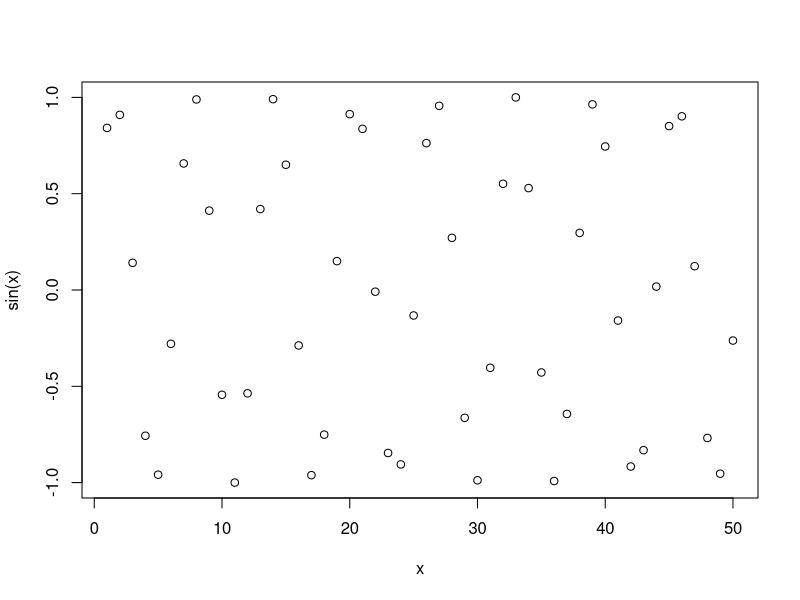
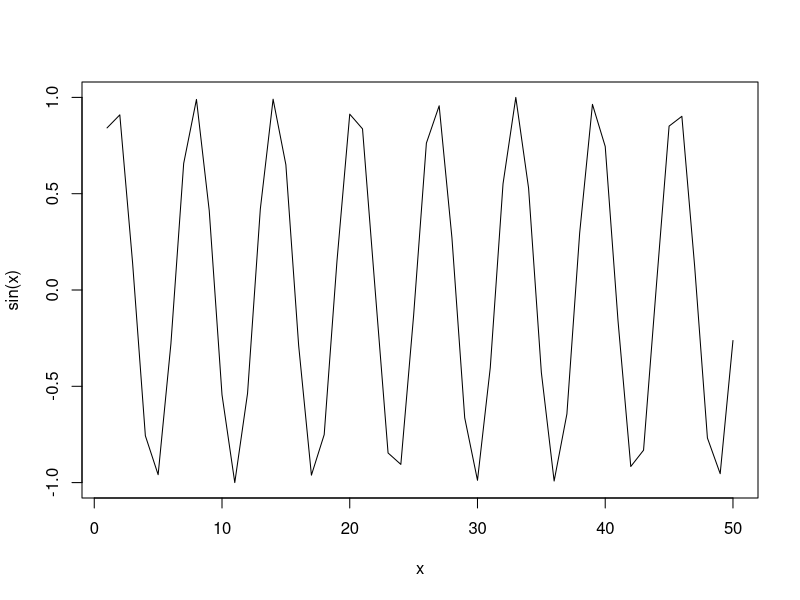
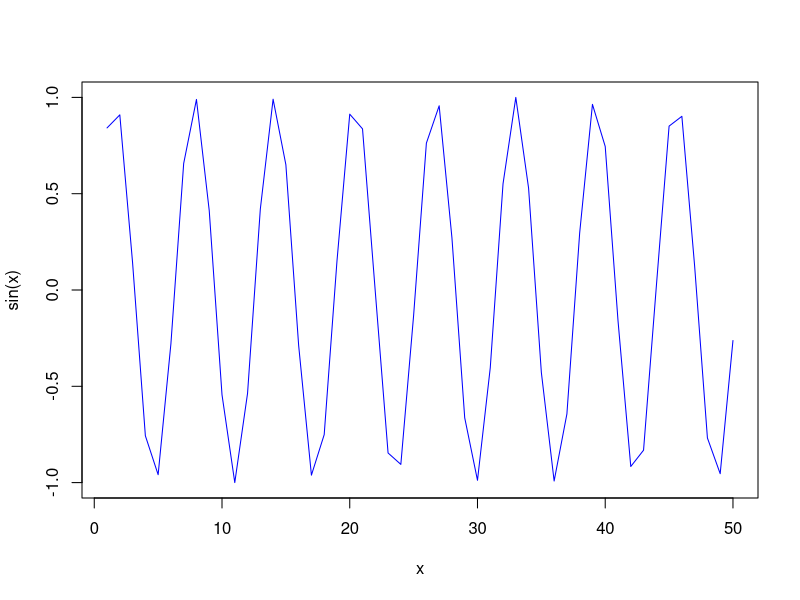
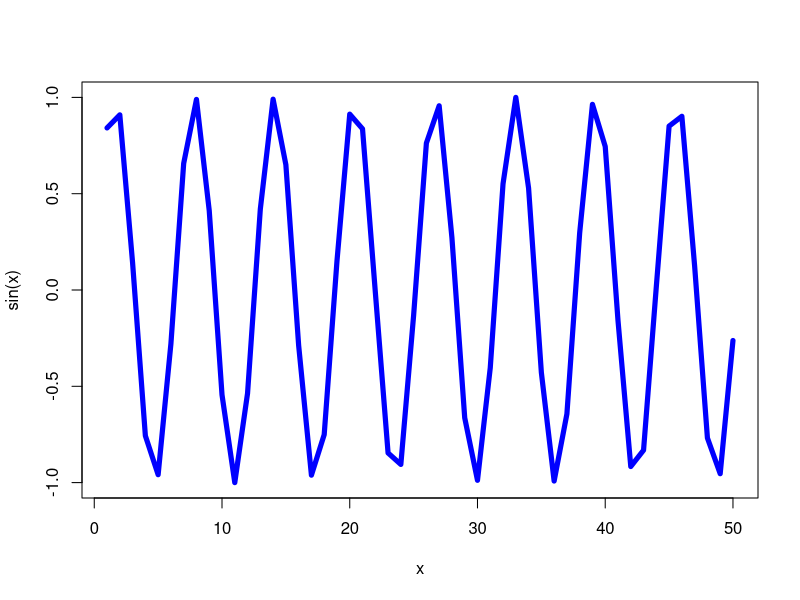
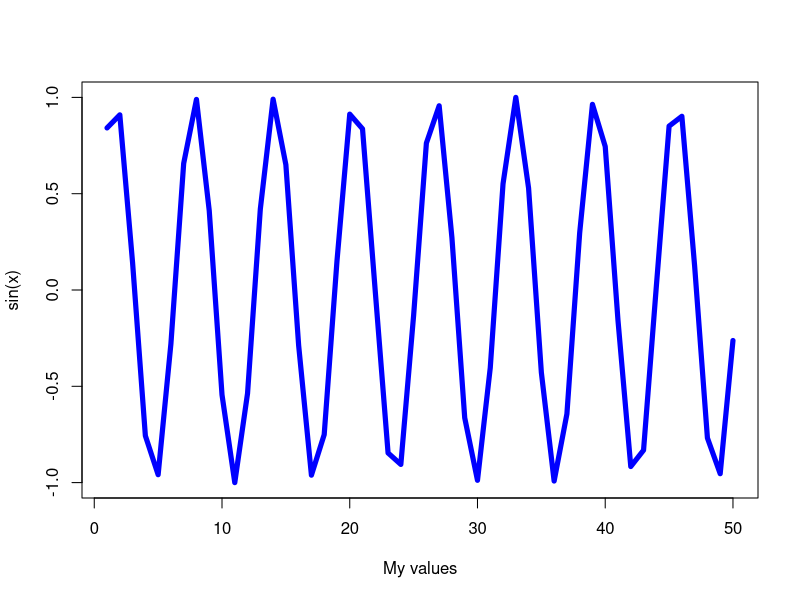

These charts were generated, in order, by the following R code:
#Week02 Figure

#Set values
x <- 1:50

#Plot x
plot(x, sin(x))

#Graph x
plot(x, sin(x), typ="l")

#Change graph color to blue
plot(x, sin(x), typ="l", col="blue")

#Make graph thicker 
plot(x, sin(x), typ="l", col="blue", lwd=5)

#Add label for x-axis
plot(x, sin(x), typ="l", col="blue", lwd=5, xlab="My values")


